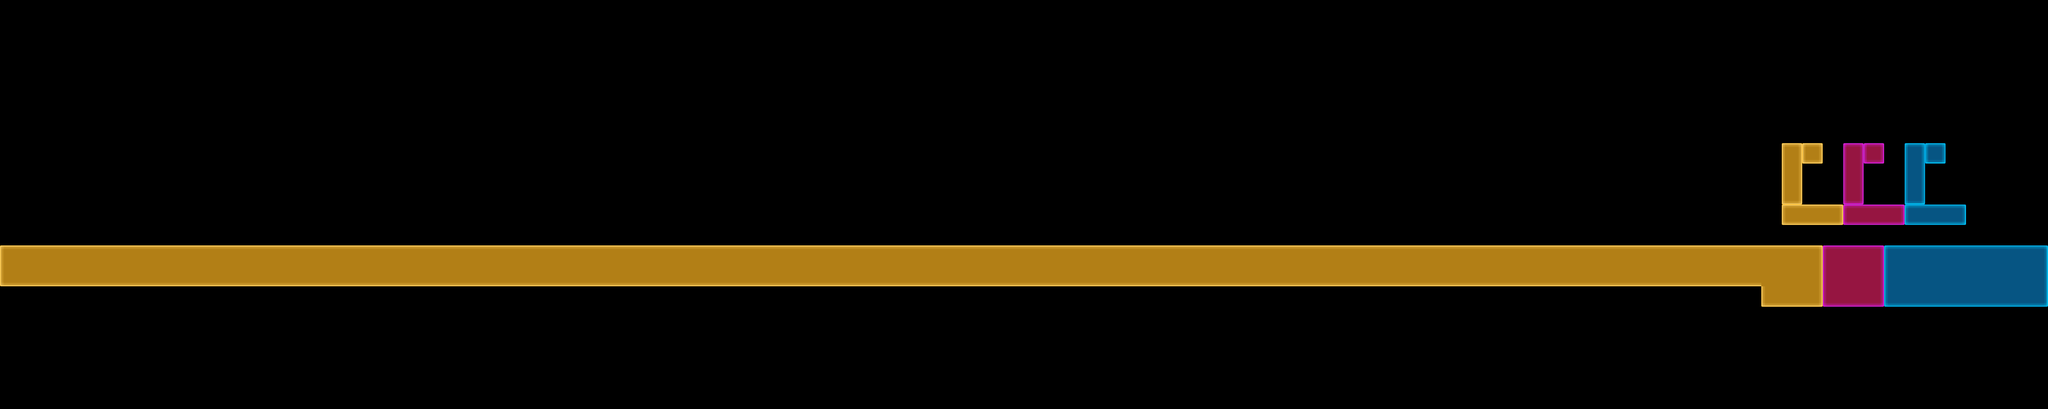

This is a level from a 2D game, rendered from its Tiled map with the project's own tilesets. A one-line summary and the complete map file follow:
An orthogonal 100x20 tile map with 128x128 px tiles, 1 tile layer (Tile Layer 1).

<map version="1.0" orientation="orthogonal" renderorder="right-down" width="100" height="20" tilewidth="128" tileheight="128" nextobjectid="1">
 <properties>
  <property name="end_height" value="11" />
  <property name="height" value="20" />
  <property name="start_height" value="11" />
  <property name="starting_x" value="6" />
  <property name="width" value="100" />
 </properties>
 <tileset firstgid="1" source="neon_tileset.tsx" />
 <layer name="Tile Layer 1" width="100" height="20">
  <data encoding="csv">
0,0,0,0,0,0,0,0,0,0,0,0,0,0,0,0,0,0,0,0,0,0,0,0,0,0,0,0,0,0,0,0,0,0,0,0,0,0,0,0,0,0,0,0,0,0,0,0,0,0,0,0,0,0,0,0,0,0,0,0,0,0,0,0,0,0,0,0,0,0,0,0,0,0,0,0,0,0,0,0,0,0,0,0,0,0,0,0,0,0,0,0,0,0,0,0,0,0,0,0,
0,0,0,0,0,0,0,0,0,0,0,0,0,0,0,0,0,0,0,0,0,0,0,0,0,0,0,0,0,0,0,0,0,0,0,0,0,0,0,0,0,0,0,0,0,0,0,0,0,0,0,0,0,0,0,0,0,0,0,0,0,0,0,0,0,0,0,0,0,0,0,0,0,0,0,0,0,0,0,0,0,0,0,0,0,0,0,0,0,0,0,0,0,0,0,0,0,0,0,0,
0,0,0,0,0,0,0,0,0,0,0,0,0,0,0,0,0,0,0,0,0,0,0,0,0,0,0,0,0,0,0,0,0,0,0,0,0,0,0,0,0,0,0,0,0,0,0,0,0,0,0,0,0,0,0,0,0,0,0,0,0,0,0,0,0,0,0,0,0,0,0,0,0,0,0,0,0,0,0,0,0,0,0,0,0,0,0,0,0,0,0,0,0,0,0,0,0,0,0,0,
0,0,0,0,0,0,0,0,0,0,0,0,0,0,0,0,0,0,0,0,0,0,0,0,0,0,0,0,0,0,0,0,0,0,0,0,0,0,0,0,0,0,0,0,0,0,0,0,0,0,0,0,0,0,0,0,0,0,0,0,0,0,0,0,0,0,0,0,0,0,0,0,0,0,0,0,0,0,0,0,0,0,0,0,0,0,0,0,0,0,0,0,0,0,0,0,0,0,0,0,
0,0,0,0,0,0,0,0,0,0,0,0,0,0,0,0,0,0,0,0,0,0,0,0,0,0,0,0,0,0,0,0,0,0,0,0,0,0,0,0,0,0,0,0,0,0,0,0,0,0,0,0,0,0,0,0,0,0,0,0,0,0,0,0,0,0,0,0,0,0,0,0,0,0,0,0,0,0,0,0,0,0,0,0,0,0,0,0,0,0,0,0,0,0,0,0,0,0,0,0,
0,0,0,0,0,0,0,0,0,0,0,0,0,0,0,0,0,0,0,0,0,0,0,0,0,0,0,0,0,0,0,0,0,0,0,0,0,0,0,0,0,0,0,0,0,0,0,0,0,0,0,0,0,0,0,0,0,0,0,0,0,0,0,0,0,0,0,0,0,0,0,0,0,0,0,0,0,0,0,0,0,0,0,0,0,0,0,0,0,0,0,0,0,0,0,0,0,0,0,0,
0,0,0,0,0,0,0,0,0,0,0,0,0,0,0,0,0,0,0,0,0,0,0,0,0,0,0,0,0,0,0,0,0,0,0,0,0,0,0,0,0,0,0,0,0,0,0,0,0,0,0,0,0,0,0,0,0,0,0,0,0,0,0,0,0,0,0,0,0,0,0,0,0,0,0,0,0,0,0,0,0,0,0,0,0,0,0,0,0,0,0,0,0,0,0,0,0,0,0,0,
0,0,0,0,0,0,0,0,0,0,0,0,0,0,0,0,0,0,0,0,0,0,0,0,0,0,0,0,0,0,0,0,0,0,0,0,0,0,0,0,0,0,0,0,0,0,0,0,0,0,0,0,0,0,0,0,0,0,0,0,0,0,0,0,0,0,0,0,0,0,0,0,0,0,0,0,0,0,0,0,0,0,0,0,0,0,0,61,62,63,64,65,66,67,68,69,0,0,0,0,
0,0,0,0,0,0,0,0,0,0,0,0,0,0,0,0,0,0,0,0,0,0,0,0,0,0,0,0,0,0,0,0,0,0,0,0,0,0,0,0,0,0,0,0,0,0,0,0,0,0,0,0,0,0,0,0,0,0,0,0,0,0,0,0,0,0,0,0,0,0,0,0,0,0,0,0,0,0,0,0,0,0,0,0,0,0,0,76,77,78,79,80,81,82,83,84,0,0,0,0,
0,0,0,0,0,0,0,0,0,0,0,0,0,0,0,0,0,0,0,0,0,0,0,0,0,0,0,0,0,0,0,0,0,0,0,0,0,0,0,0,0,0,0,0,0,0,0,0,0,0,0,0,0,0,0,0,0,0,0,0,0,0,0,0,0,0,0,0,0,0,0,0,0,0,0,0,0,0,0,0,0,0,0,0,0,0,0,91,92,93,94,95,96,97,98,99,0,0,0,0,
0,0,0,0,0,0,0,0,0,0,0,0,0,0,0,0,0,0,0,0,0,0,0,0,0,0,0,0,0,0,0,0,0,0,0,0,0,0,0,0,0,0,0,0,0,0,0,0,0,0,0,0,0,0,0,0,0,0,0,0,0,0,0,0,0,0,0,0,0,0,0,0,0,0,0,0,0,0,0,0,0,0,0,0,0,0,0,46,47,48,49,50,51,52,53,54,0,0,0,0,
0,0,0,0,0,0,0,0,0,0,0,0,0,0,0,0,0,0,0,0,0,0,0,0,0,0,0,0,0,0,0,0,0,0,0,0,0,0,0,0,0,0,0,0,0,0,0,0,0,0,0,0,0,0,0,0,0,0,0,0,0,0,0,0,0,0,0,0,0,0,0,0,0,0,0,0,0,0,0,0,0,0,0,0,0,0,0,0,0,0,0,0,0,0,0,0,0,0,0,0,
1,2,2,2,2,2,2,2,2,2,2,2,2,2,2,2,2,2,2,2,2,2,2,2,2,2,2,2,2,2,2,2,2,2,2,2,2,2,2,2,2,2,2,2,2,2,2,2,2,2,2,2,2,2,2,2,2,2,2,2,2,2,2,2,2,2,2,2,2,2,2,2,2,2,2,2,2,2,2,2,2,2,2,2,2,2,2,2,3,4,5,6,7,8,8,8,8,8,8,9,
31,32,32,32,32,32,32,32,32,32,32,32,32,32,32,32,32,32,32,32,32,32,32,32,32,32,32,32,32,32,32,32,32,32,32,32,32,32,32,32,32,32,32,32,32,32,32,32,32,32,32,32,32,32,32,32,32,32,32,32,32,32,32,32,32,32,32,32,32,32,32,32,32,32,32,32,32,32,32,32,32,32,32,32,32,32,17,17,18,19,20,21,22,23,23,23,23,23,23,24,
0,0,0,0,0,0,0,0,0,0,0,0,0,0,0,0,0,0,0,0,0,0,0,0,0,0,0,0,0,0,0,0,0,0,0,0,0,0,0,0,0,0,0,0,0,0,0,0,0,0,0,0,0,0,0,0,0,0,0,0,0,0,0,0,0,0,0,0,0,0,0,0,0,0,0,0,0,0,0,0,0,0,0,0,0,0,31,32,33,34,35,36,37,38,38,38,38,38,38,39,
0,0,0,0,0,0,0,0,0,0,0,0,0,0,0,0,0,0,0,0,0,0,0,0,0,0,0,0,0,0,0,0,0,0,0,0,0,0,0,0,0,0,0,0,0,0,0,0,0,0,0,0,0,0,0,0,0,0,0,0,0,0,0,0,0,0,0,0,0,0,0,0,0,0,0,0,0,0,0,0,0,0,0,0,0,0,0,0,0,0,0,0,0,0,0,0,0,0,0,0,
0,0,0,0,0,0,0,0,0,0,0,0,0,0,0,0,0,0,0,0,0,0,0,0,0,0,0,0,0,0,0,0,0,0,0,0,0,0,0,0,0,0,0,0,0,0,0,0,0,0,0,0,0,0,0,0,0,0,0,0,0,0,0,0,0,0,0,0,0,0,0,0,0,0,0,0,0,0,0,0,0,0,0,0,0,0,0,0,0,0,0,0,0,0,0,0,0,0,0,0,
0,0,0,0,0,0,0,0,0,0,0,0,0,0,0,0,0,0,0,0,0,0,0,0,0,0,0,0,0,0,0,0,0,0,0,0,0,0,0,0,0,0,0,0,0,0,0,0,0,0,0,0,0,0,0,0,0,0,0,0,0,0,0,0,0,0,0,0,0,0,0,0,0,0,0,0,0,0,0,0,0,0,0,0,0,0,0,0,0,0,0,0,0,0,0,0,0,0,0,0,
0,0,0,0,0,0,0,0,0,0,0,0,0,0,0,0,0,0,0,0,0,0,0,0,0,0,0,0,0,0,0,0,0,0,0,0,0,0,0,0,0,0,0,0,0,0,0,0,0,0,0,0,0,0,0,0,0,0,0,0,0,0,0,0,0,0,0,0,0,0,0,0,0,0,0,0,0,0,0,0,0,0,0,0,0,0,0,0,0,0,0,0,0,0,0,0,0,0,0,0,
0,0,0,0,0,0,0,0,0,0,0,0,0,0,0,0,0,0,0,0,0,0,0,0,0,0,0,0,0,0,0,0,0,0,0,0,0,0,0,0,0,0,0,0,0,0,0,0,0,0,0,0,0,0,0,0,0,0,0,0,0,0,0,0,0,0,0,0,0,0,0,0,0,0,0,0,0,0,0,0,0,0,0,0,0,0,0,0,0,0,0,0,0,0,0,0,0,0,0,0
</data>
 </layer>
</map>